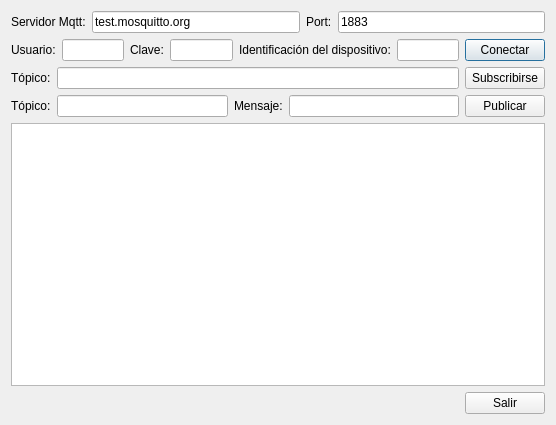
<?xml version="1.0" encoding="UTF-8"?>
<ui version="4.0">
 <class>mainDlg</class>
 <widget class="QDialog" name="mainDlg">
  <property name="geometry">
   <rect>
    <x>0</x>
    <y>0</y>
    <width>556</width>
    <height>425</height>
   </rect>
  </property>
  <property name="windowTitle">
   <string>mainDlg</string>
  </property>
  <layout class="QVBoxLayout" name="verticalLayout">
   <item>
    <layout class="QHBoxLayout" name="horizontalLayout_2">
     <item>
      <widget class="QLabel" name="label">
       <property name="text">
        <string>Servidor Mqtt:</string>
       </property>
      </widget>
     </item>
     <item>
      <widget class="QLineEdit" name="leHost">
       <property name="text">
        <string>test.mosquitto.org</string>
       </property>
      </widget>
     </item>
     <item>
      <widget class="QLabel" name="label_7">
       <property name="text">
        <string>Port:</string>
       </property>
      </widget>
     </item>
     <item>
      <widget class="QLineEdit" name="lePort">
       <property name="text">
        <string>1883</string>
       </property>
      </widget>
     </item>
    </layout>
   </item>
   <item>
    <layout class="QHBoxLayout" name="horizontalLayout">
     <item>
      <widget class="QLabel" name="label_2">
       <property name="text">
        <string>Usuario:</string>
       </property>
      </widget>
     </item>
     <item>
      <widget class="QLineEdit" name="leUser"/>
     </item>
     <item>
      <widget class="QLabel" name="label_3">
       <property name="text">
        <string>Clave:</string>
       </property>
      </widget>
     </item>
     <item>
      <widget class="QLineEdit" name="lePass"/>
     </item>
     <item>
      <widget class="QLabel" name="label_8">
       <property name="text">
        <string>Identificación del dispositivo:</string>
       </property>
      </widget>
     </item>
     <item>
      <widget class="QLineEdit" name="leId"/>
     </item>
     <item>
      <widget class="QPushButton" name="btnConnect">
       <property name="text">
        <string>Conectar</string>
       </property>
      </widget>
     </item>
    </layout>
   </item>
   <item>
    <layout class="QHBoxLayout" name="horizontalLayout_3">
     <item>
      <widget class="QLabel" name="label_4">
       <property name="text">
        <string>Tópico:</string>
       </property>
      </widget>
     </item>
     <item>
      <widget class="QLineEdit" name="leTopicSub"/>
     </item>
     <item>
      <widget class="QPushButton" name="btnSubs">
       <property name="text">
        <string>Subscribirse</string>
       </property>
      </widget>
     </item>
    </layout>
   </item>
   <item>
    <layout class="QHBoxLayout" name="horizontalLayout_4">
     <item>
      <widget class="QLabel" name="label_5">
       <property name="text">
        <string>Tópico:</string>
       </property>
      </widget>
     </item>
     <item>
      <widget class="QLineEdit" name="leTopicPub"/>
     </item>
     <item>
      <widget class="QLabel" name="label_6">
       <property name="text">
        <string>Mensaje:</string>
       </property>
      </widget>
     </item>
     <item>
      <widget class="QLineEdit" name="leMessagePub"/>
     </item>
     <item>
      <widget class="QPushButton" name="pushButton">
       <property name="text">
        <string>Publicar</string>
       </property>
      </widget>
     </item>
    </layout>
   </item>
   <item>
    <widget class="QListWidget" name="list"/>
   </item>
   <item>
    <layout class="QHBoxLayout" name="horizontalLayout_5">
     <item>
      <spacer name="horizontalSpacer">
       <property name="orientation">
        <enum>Qt::Horizontal</enum>
       </property>
       <property name="sizeHint" stdset="0">
        <size>
         <width>40</width>
         <height>20</height>
        </size>
       </property>
      </spacer>
     </item>
     <item>
      <widget class="QPushButton" name="btnSalir">
       <property name="text">
        <string>Salir</string>
       </property>
      </widget>
     </item>
    </layout>
   </item>
  </layout>
 </widget>
 <resources/>
 <connections/>
</ui>
